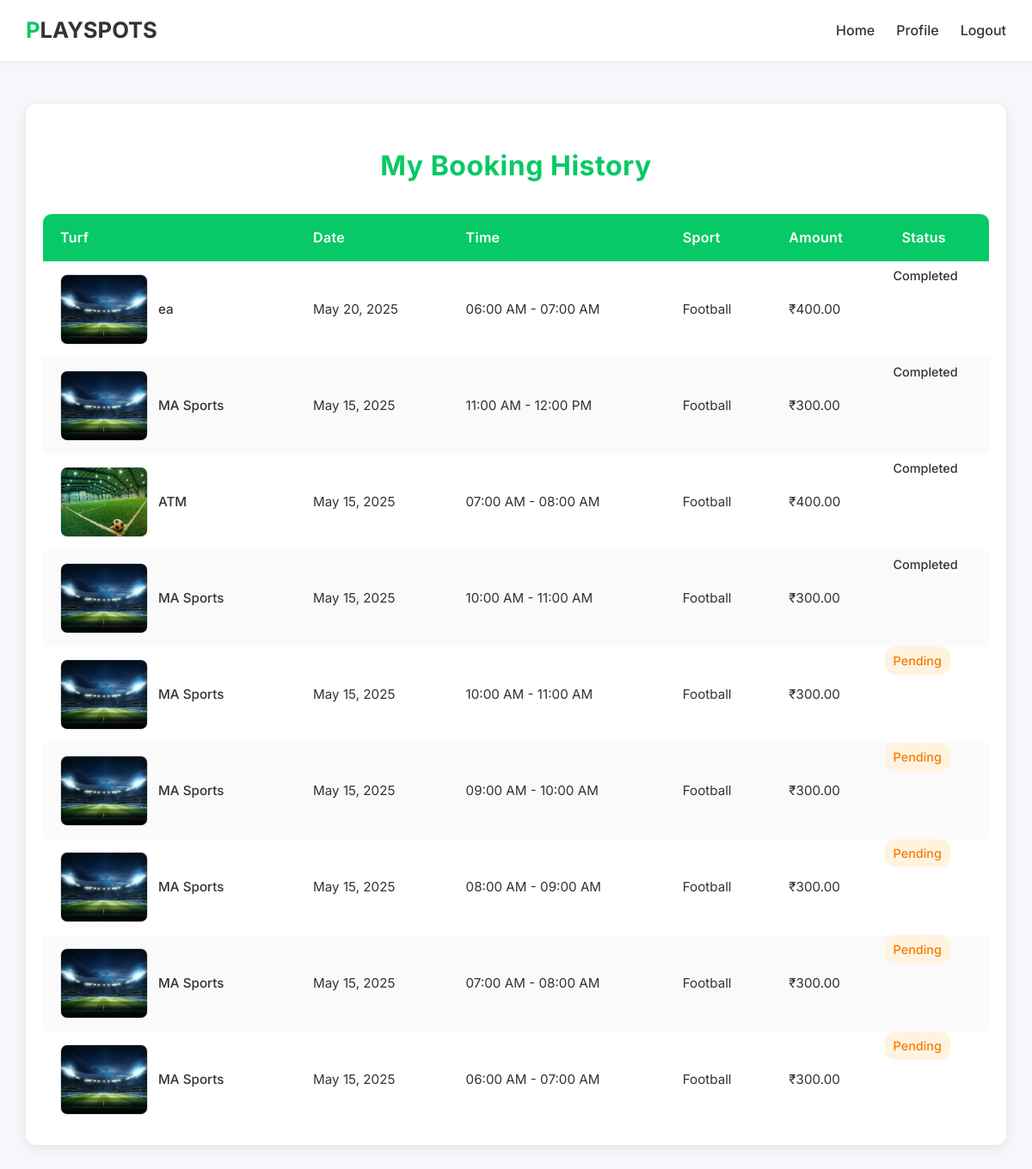
The app's page /booking-history/ (signed in) with its own data.
### turf_app/models.py (models this page shows, shortened)
class Booking(models.Model):
    user = models.ForeignKey(User, on_delete=models.CASCADE)
    slot = models.ForeignKey('Slot', on_delete=models.CASCADE)
    address = models.CharField(max_length=255, default="Not provided")
    email = models.EmailField(max_length=254, blank=True, null=True)
    phone_number = models.CharField(max_length=15)
    sport = models.CharField(max_length=100)
    players = models.IntegerField(default=1)
    created_at = models.DateTimeField(default=timezone.now)
    total_amount = models.DecimalField(max_digits=10, decimal_places=2, default=0.00)  # Added total_amount
    status = models.CharField(
        max_length=50,
        default=PaymentStatus.PENDING,
        choices=[
            (PaymentStatus.PENDING, 'Pending'),
            (PaymentStatus.COMPLETED, 'Completed'),
            (PaymentStatus.CANCELLED, 'Cancelled'),
        ]
    )
    provider_order_id = models.CharField(_("Order ID"), max_length=40, blank=True, null=True)
    payment_id = models.CharField(_("Payment ID"), max_length=36, blank=True, null=True)
    signature_id = models.CharField(_("Signature ID"), max_length=128, blank=True, null=True)

class TurfImage(models.Model):
    turf = models.ForeignKey(Turf, on_delete=models.CASCADE, related_name='images')
    image = models.ImageField(upload_to='turf_images/')

class Slot(models.Model):
    turf = models.ForeignKey(Turf, on_delete=models.CASCADE)
    date = models.DateField()
    start_time = models.TimeField()
    end_time = models.TimeField()
    is_booked = models.BooleanField(default=False)

class Turf(models.Model):
    name = models.CharField(max_length=255)
    location = models.CharField(max_length=255)
    sport_types = models.CharField(max_length=100, choices=[('Football', 'Football'), ('Cricket', 'Cricket')])
    open_time = models.TimeField()
    close_time = models.TimeField()
    price = models.DecimalField(max_digits=10, decimal_places=2, default=0.00)

### turf_app/views.py (the view)
# urls.py: path('booking-history/', views.booking_history, name='booking_history'),
@login_required
def booking_history(request):
    bookings = Booking.objects.filter(user=request.user).select_related('slot').order_by('-created_at')
    context = {
        'bookings': bookings,
    }
    return render(request, 'booking_history.html', context)

### templates/booking_history.html (shortened to what this page needs)
{% load static %}
<!DOCTYPE html>
<html lang="en">
<head>
    <link rel="stylesheet" href="{% static 'css/bookinghistory.css' %}">
</head>
<body>
    <header>
        <nav class="navbar">
            <h2 class="logo"><span class="highlight">P</span>LAYSPOTS</h2>
            <div class="nav-links">
                <a href="{% url 'home' %}">Home</a>
                <a href="{% url 'profile' %}">Profile</a>
                <a href="{% url 'logoutuser' %}">Logout</a>
            </div>
        </nav>
    </header>
    <div class="bookings-container">
        <h2>My Booking History</h2>
        {% if bookings %}
            <table>
                <thead>
                    <tr>
                        <th>Turf</th>
                        <th>Date</th>
                        <th>Time</th>
                        <th>Sport</th>
                        <th>Amount</th>
                        <th>Status</th>
                    </tr>
                </thead>
                <tbody>
                    {% for booking in bookings %}
                        <tr>
                            <td>
                                <div class="turf-details">
                                    {% with first_image=booking.slot.turf.images.first %}
                                        {% if first_image %}
                                            <img src="{{ first_image.image.url }}" alt="{{ booking.slot.turf.name }}" class="turf-image">
                                        {% else %}
                                            <img src="{% static 'images/default_turf.jpg' %}" alt="Default Turf Image" class="turf-image">
                                        {% endif %}
                                    {% endwith %}
                                    <span class="turf-name">{{ booking.slot.turf.name }}</span>
                                </div>
                            </td>
                            <td>{{ booking.slot.date|date:"F d, Y" }}</td>
                            <td>{{ booking.slot.start_time|time:"h:i A" }} - {{ booking.slot.end_time|time:"h:i A" }}</td>
                            <td>{{ booking.sport }}</td>
                            <td>₹{{ booking.total_amount|floatformat:2 }}</td>
                            <td class="status {{ booking.status|lower }}">{{ booking.status }}</td>
                        </tr>
                    {% endfor %}
                </tbody>
            </table>
        {% else %}
            <p class="no-bookings">You have no bookings yet.</p>
        {% endif %}
    </div>
</body>
</html>

### static/css/bookinghistory.css (style rules this page uses)
body { font-family: 'Inter', sans-serif; margin: 0; padding: 0; background-color: #f5f7fa; color: #333; line-height: 1.6; }
.navbar { display: flex; justify-content: space-between; align-items: center; padding: 15px 30px; background-color: #fff; box-shadow: 0 2px 6px rgba(0, 0, 0, 0.05); position: sticky; top: 0; z-index: 1000; }
.navbar .logo { margin: 0; font-size: 1.6rem; font-weight: 700; color: #333; }
.navbar .highlight { color: #07c965; }
.nav-links { display: flex; gap: 25px; align-items: center; }
.nav-links a { text-decoration: none; color: #333; font-weight: 500; font-size: 1rem; transition: color 0.3s ease; }
.bookings-container { max-width: 1100px; margin: 50px auto; padding: 20px; background-color: #fff; border-radius: 12px; box-shadow: 0 4px 15px rgba(0, 0, 0, 0.08); }
.bookings-container h2 { color: #07c965; text-align: center; margin-bottom: 30px; font-size: 2rem; font-weight: 700; letter-spacing: 0.5px; }
table { width: 100%; border-collapse: separate; border-spacing: 0; background-color: #fff; border-radius: 10px; overflow: hidden; }
thead { background-color: #07c965; color: #fff; }
th { padding: 15px 20px; text-align: left; font-weight: 600; font-size: 1rem; letter-spacing: 0.3px; }
tbody tr { border-bottom: 1px solid #e9ecef; transition: background-color 0.3s ease; }
tbody tr:nth-child(even) { background-color: #fafafa; }
td { padding: 15px 20px; font-size: 0.95rem; color: #333; vertical-align: middle; }
.turf-details { display: flex; align-items: center; gap: 12px; }
.turf-image { width: 100px; height: 80px; object-fit: cover; border-radius: 8px; border: 1px solid #e0e0e0; transition: transform 0.3s ease; }
.turf-name { font-weight: 500; color: #333; }
.status { font-weight: 500; padding: 5px 10px; border-radius: 12px; display: inline-block; font-size: 0.9rem; }
.status.pending { background-color: #fff3e0; color: #f57c00; }

### records on screen
Booking: slot.turf.images.first.image (picture), slot.turf.name "ea", slot "May 20, 2025", slot.start_time "06:00 AM", slot.end_time "07:00 AM", sport "Football", total_amount "400.00", status "Completed"
Booking: slot.turf.images.first.image (picture), slot.turf.name "MA Sports", slot "May 15, 2025", slot.start_time "11:00 AM", slot.end_time "12:00 PM", sport "Football", total_amount "300.00", status "Completed"
Booking: slot.turf.images.first.image (picture), slot.turf.name "ATM", slot "May 15, 2025", slot.start_time "07:00 AM", slot.end_time "08:00 AM", sport "Football", total_amount "400.00", status "Completed"
Booking: slot.turf.images.first.image (picture), slot.turf.name "MA Sports", slot "May 15, 2025", slot.start_time "10:00 AM", slot.end_time "11:00 AM", sport "Football", total_amount "300.00", status "Completed"
Booking: slot.turf.images.first.image (picture), slot.turf.name "MA Sports", slot "May 15, 2025", slot.start_time "10:00 AM", slot.end_time "11:00 AM", sport "Football", total_amount "300.00", status "Pending"
Booking: slot.turf.images.first.image (picture), slot.turf.name "MA Sports", slot "May 15, 2025", slot.start_time "09:00 AM", slot.end_time "10:00 AM", sport "Football", total_amount "300.00", status "Pending"
Booking: slot.turf.images.first.image (picture), slot.turf.name "MA Sports", slot "May 15, 2025", slot.start_time "08:00 AM", slot.end_time "09:00 AM", sport "Football", total_amount "300.00", status "Pending"
Booking: slot.turf.images.first.image (picture), slot.turf.name "MA Sports", slot "May 15, 2025", slot.start_time "07:00 AM", slot.end_time "08:00 AM", sport "Football", total_amount "300.00", status "Pending"
Booking: slot.turf.images.first.image (picture), slot.turf.name "MA Sports", slot "May 15, 2025", slot.start_time "06:00 AM", slot.end_time "07:00 AM", sport "Football", total_amount "300.00", status "Pending"
